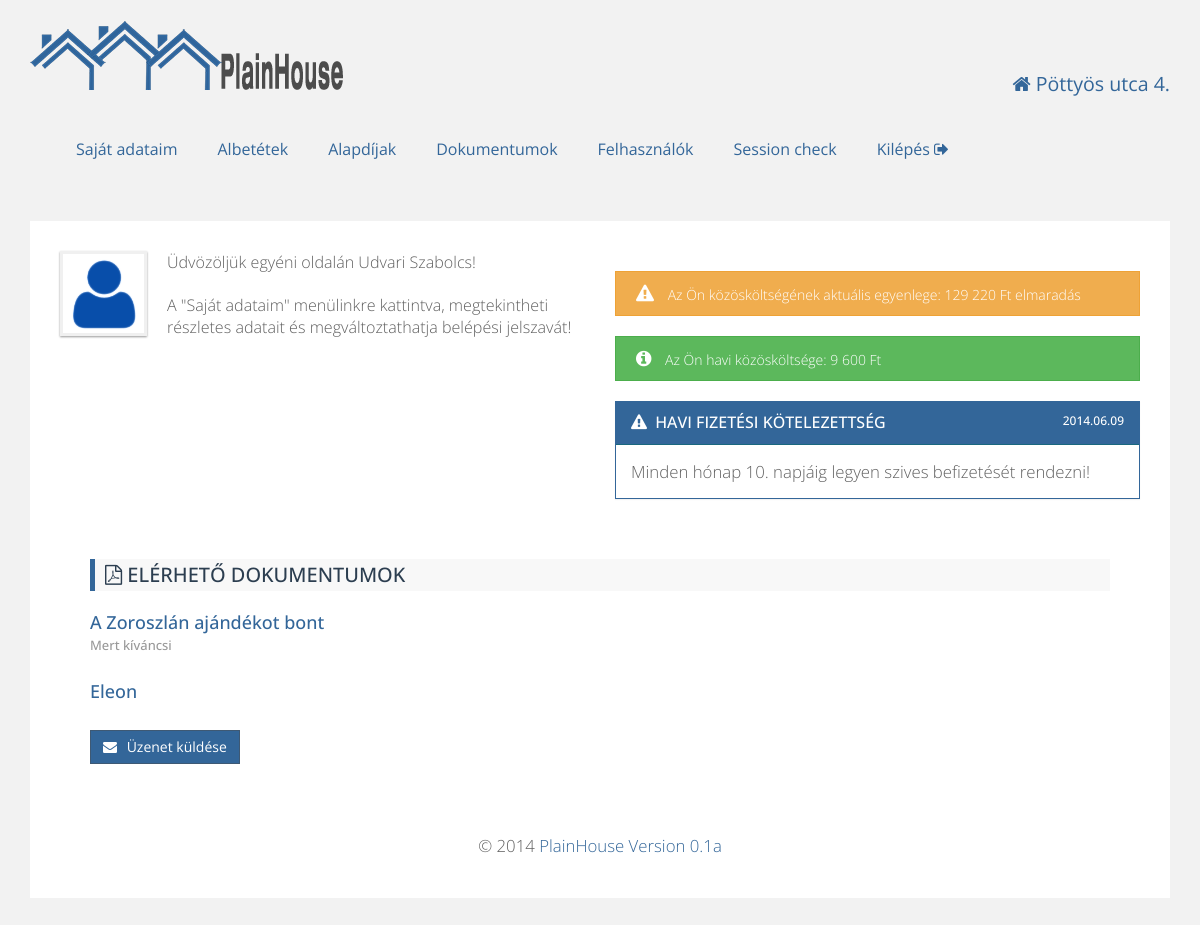
Page / (signed in) on the committed database.
### tables this page shows
CREATE TABLE IF NOT EXISTS `residents` (
  `id` int(11) NOT NULL AUTO_INCREMENT,
  `firstname` varchar(100) NOT NULL,
  `lastname` varchar(100) NOT NULL,
  `email` varchar(100) NOT NULL,
  `username` varchar(25) NOT NULL,
  `password` varchar(512) NOT NULL,
  `depositid` int(11) NOT NULL,
  `active` int(11) NOT NULL DEFAULT '1',
  `admin` int(11) NOT NULL DEFAULT '0',
  PRIMARY KEY (`id`),
  UNIQUE KEY `deposit_id` (`depositid`),
  UNIQUE KEY `e-mail` (`email`)
);

CREATE TABLE IF NOT EXISTS `deposit_balance` (
  `id` int(11) NOT NULL AUTO_INCREMENT,
  `deposit_id` int(11) NOT NULL,
  `year` year(4) NOT NULL,
  `opening_balance` int(11) NOT NULL,
  `actual_balance` int(11) NOT NULL,
  PRIMARY KEY (`id`),
  KEY `deposit_id` (`deposit_id`)
);

CREATE TABLE IF NOT EXISTS `documents` (
  `id` int(11) NOT NULL AUTO_INCREMENT,
  `name` varchar(100) NOT NULL,
  `shortname` varchar(100) NOT NULL,
  `description` text,
  PRIMARY KEY (`id`)
);

### config.php (called while the page is built, shortened)
<?php
$website['title'] = "PlainHouse";
$website['version'] = "0.1a";

### html.php (the view, shortened to what this page needs)
<?php
include_once 'config.php';
function htmlHead($title, $house) {
    echo <<<EOT
	<!doctype html>
<html>
    <head>
        <meta http-equiv="Content-Type" content="text/html; charset=UTF-8">
		<meta name="viewport" content="width=device-width, initial-scale=1.0">
		<link href="favicon.ico" rel="icon" type="image/x-icon" />
        <title>$title - $house</title>
        <script src="js/jquery.js"></script>
        <script src="js/bootstrap.js"></script>
        <script src="js/bootstrap-dialog.js" type="text/javascript"></script>
        <script src="js/plainhome.js" type="text/javascript"></script>
        <script src="js/form-validator.js" type="text/javascript"></script>
        <link href='http://fonts.googleapis.com/css?family=Open+Sans' rel='stylesheet' type='text/css'>
        <link href="css/bootstrap-dialog.css" rel="stylesheet" type="text/css"/>
		<link href="css/bootstrap.css" rel="stylesheet">
		<link href="css/style.css" rel="stylesheet">
		<link href="css/plainhome.css" rel="stylesheet">
		<link href="css/datepicker.css" rel="stylesheet">
		<link href="css/font-awesome.min.css" rel="stylesheet">
	<!--[if lt IE 9]>
		<script src="js/html5shiv.js"></script>
		<script src="js/respond.js"></script>
	<![endif]-->
     </head>
    <body>
EOT;
}
function htmlEnd() {
    global $website;
    echo <<<EOT
			</div>
			<div class="footer">
				<p class="textCenter">
                                        &copy; 2014 <a href="http://webariel.hu" target="_blank">PlainHouse Version {$website['version']}</a></p>
			</div>
		</div>
		<script src="js/stacktable.js" type="text/javascript"></script>
	</body>
	</html>
EOT;
}
function webheader($user) {
    global $house;
    echo <<<EOT
    <div class="container">
	    <div class="row">
	        <div class="col-md-8">
	            <div class="logo">
	                <a href="index.php"><img alt="PlainHome" src="pics/logo.png" /></a>
	            </div>
	        </div>
	        <div class="col-md-4 userInfo">
	            <p class="textRight"><i class="fa fa-home"></i> {$house['name']}</p>
	        </div>
	        <div>
	            <div class="nav">
	                <input type="checkbox" id="toggle" />
EOT;
    if (!isset($user["user"]))
    {
        echo <<<EOT
	            <div>
	                <label for="toggle" class="toggle" data-open="Menü" data-close="Bezár" onclick></label>
	                <ul class="menu">
	                    <li><a href="login.php"><i class="fa fa-sign-in"></i> Belépés</a></li>
	                </ul>
	            </div>
EOT;
    }
    else if (($user["admin"] > 0 ) && ((isset($user["depositid"]))))
    {
        echo <<<EOT
	            <div>
	                <label for="toggle" class="toggle" data-open="Menü" data-close="Bezár" onclick></label>
	                <ul class="menu">
                            <li><a href="mydepo.php">Saját adataim</a></li>
                            <li><a href="deposits.php">Albetétek</a></li>
	                    <li><a href="basedata.php">Alapdíjak</a></li>
                            <li><a href="documents.php">Dokumentumok</a></li>
                            <li><a href="allresidents.php">Felhasználók</a></li>
                            <li><a href="session.php">Session check</a></li>
                            <li><a data-toggle="modal" href="#signOut">Kilépés <i class="fa fa-sign-out"></i></a></li>
	                </ul>
	            </div>
EOT;
    }
    echo <<<EOT
                </div>
			</div>
	    </div>
		<div class="modal fade" id="signOut" tabindex="-1" role="dialog" aria-hidden="true">
			<div class="modal-dialog">
				<div class="modal-content">
					<div class="modal-body">
						<p class="lead">Biztosan ki akar lépni?</p>
					</div>
					<div class="modal-footer">
						<a href="index.php?logout=1" class="btn btn-success btn-icon-alt">Kilépés <i class="fa fa-sign-out"></i></a>
						<button type="button" class="btn btn-warning btn-icon" data-dismiss="modal"><i class="fa fa-times-circle"></i> Mégsem</button>
					</div>
				</div>
			</div>
		</div>
EOT;
}
function sendMessage() {
    echo <<<EOT
		<a data-toggle="modal" href="#newMsg" class="btn btn-success btn-icon floatLeft"><i class="fa fa-envelope"></i> Üzenet küldése</a>
		<div class="modal fade" id="newMsg" tabindex="-1" role="dialog" aria-hidden="true">
			<div class="modal-dialog">
				<div class="modal-content">
					<div class="modal-header modal-primary">
						<button type="button" class="close" data-dismiss="modal" aria-hidden="true"><i class="fa fa-times"></i></button>
						<h4 class="modal-title">Kérdése van? Információra van szüksége?</h4>
					</div>
					<form action="message.php" method="post">
						<div class="modal-body">
							<div class="form-group">
		                        <label for="subject">Tárgy</label>
								<input type="text" class="form-control" name="subject" id="subject" value="" />
								<span class="help-block">Kérjük, adja meg üzenete tárgyát.</span>
		                    </div>
							<div class="form-group">
								<label for="comment">Üzenet</label>
								<textarea class="form-control" name="comment" id="comment" rows="4"></textarea>
								<span class="help-block">Kérjük fogalmazza meg röviden, lényegretörően üzenetét. HTML kód nem használható!</span>
							</div>
						</div>
						<div class="modal-footer">
							<button type="input" name="submit" value="sendMsg" class="btn btn-success btn-icon"><i class="fa fa-check-square-o"></i> Küldés</button>
							<button type="button" class="btn btn-warning btn-icon" data-dismiss="modal"><i class="fa fa-times-circle"></i> Mégsem</button>
						</div>
					</form>
				</div>
			</div>
		</div>
EOT;
}
function welcomeIndexUser($user, $ccost, $balance) {
    global $house;
    $date = date("Y.m.d");
    $cost = number_format($ccost, 0, ',', ' ');
    if ($balance < 0) {
        $abalance = $balance * -1;
    }
    else {
        $abalance = $balance;
    }
    $abalance = number_format($abalance, 0, ',', ' ');
    echo <<<EOT
<div class="content">
		<div class="row">
	<div class="col-md-6">
		<img alt="Tenant Avatar" src="pics/user_avatar.png" class="avatar" />
		<p class="lead welcomeMsg">Üdvözöljük egyéni oldalán {$user['firstname']} {$user['lastname']}!</p>
		<p class="lead welcomeMsg">A "Saját adataim" menülinkre kattintva, megtekintheti részletes adatait és megváltoztathatja belépési jelszavát!</p>
	</div>
	<div class="col-md-6">
EOT;
    if ($balance < 0)
    {
        echo <<<EOT
                <div class="alertMsg warning"><i class="fa fa-warning"></i> Az Ön közösköltségének aktuális egyenlege: <span class="floatLeft">$abalance Ft elmaradás</span></div>
EOT;
    }
    else
    {
        echo <<<EOT
                <div class="alertMsg success"><i class="fa fa-info-circle"></i> Az Ön közösköltségének aktuális egyenlege: <span class="floatLeft">$abalance Ft túlfizetés</span></div>
EOT;
    }
    echo <<<EOT
                <div class="alertMsg success"><i class="fa fa-info-circle"></i> Az Ön havi közösköltsége: <span class="floatLeft">$cost Ft</span></div>
		<div class="panel panel-info">
		<div class="panel-heading">
		<h3 class="panel-title"><i class="fa fa-warning"></i> Havi fizetési kötelezettség<span class="floatRight">$date </span></h3>
		</div>
		<div class="panel-body">Minden hónap {$house['payment_day']}. napjáig legyen szives befizetését rendezni!</div>
		</div>
		</div>
	</div>
EOT;
}

### db.php (shortened to what this page needs)
<?php
function getUserData($id) {
    $sql = "SELECT `residents`.`id`,`residents`.`firstname`,`residents`.`lastname`,"
            . "`residents`.`email`,`residents`.`username`,`deposits`.`floor`,"
            . "`deposits`.`door` FROM residents LEFT JOIN `deposits` "
            . "ON `residents`.`depositid` = `deposits`.`id` WHERE `residents`.`id` = $id;";
    $result = mysql_query($sql);
    $array = array();
    while ($row = mysql_fetch_assoc($result)) {
        $array = $row;
    }
    return $array;
}
function getCurrentBalance($id) {
    $year = date("Y");
    $sql = "SELECT `actual_balance` FROM `deposit_balance` WHERE `deposit_id` = '$id' AND `year` = '$year'";
    $result = mysql_query($sql);
    while ($row = mysql_fetch_assoc($result)) {
        $balance = $row["actual_balance"];
    }
    return $balance;
}
function listDocuments () {
    $sql="SELECT `name`, `shortname`, `description` FROM documents";
     $result = mysql_query($sql);
    while ($row = mysql_fetch_assoc($result)) {
        $docs[] = $row;
    }
    echo '<div class="content">';
        echo '<h3 class="primary"><i class="fa fa-file-pdf-o"></i> Elérhető dokumentumok </h3>';
        foreach ($docs as $row) {
            echo "<h4><a href=\"./documents/{$row['name']}\" target=\"_blank\">{$row['shortname']}</a><br>"
            . "<span class=\"help-block\">{$row['description']}</span></h4>";
        }
}

### css/style.css (style rules this page uses)
body { background: #f2f2f2; color: #444444; font-family: "Open Sans",sans-serif; font-size: 14px; line-height: 1.42857; }
h1, h2, h3, h4, h5, h6, .h1, .h2, .h3, .h4, .h5, .h6 { font-family: "Open Sans", sans-serif; color: #999999; line-height: 1.1; padding: 2px 0; margin-top: 10px; margin-bottom: 20px; }
h3.primary { background: #f8f8f8; padding: 5px 10px 5px 10px; color: #2c3e50; border-left: 5px solid #336699; font-size: 20px; text-transform: uppercase; }
p { margin: 10px 0; }
.lead { // margin-bottom: 0; margin-bottom: 20px; font-size: 16.099999999999998px; font-weight: 200; line-height: 1.4; }
.welcomeMsg { margin-top: 0; }
.container { max-width: 1250px; margin-left: auto; margin-right: auto; padding-left: 0; padding-right: 0; }
.container .content { padding: 30px; border-radius: 0; background-color: #ffffff; color: #606060; font-size: 1.2em; font-weight: 200; line-height: 1.4; margin-bottom: 30px; }
.help-block { display: block; margin-top: 5px; margin-bottom: 6px; color: #999999; font-size: 13px; }
.btn { display: inline-block; padding: 6px 12px; margin-bottom: 0; font-size: 14px; font-weight: normal; line-height: 1.428571429; text-align: center; white-space: nowrap; vertical-align: middle; cursor: pointer; border: 1px solid transparent; border-radius: 0; -webkit-user-select: none; -moz-user-select: none; -ms-user-select: none; -o-user-select: none; user-select: none; }
.btn-icon i { margin-right: 6px; }
.btn-success { color: #ffffff; background-color: #336699; border-color: #3e5974; }
.panel { background-color: #ffffff; border: 1px solid transparent; border-radius: 0; box-shadow: 0 1px 1px rgba(0, 0, 0, 0.05); margin-bottom: 20px; }
.panel-heading { padding: 10px 15px; border-bottom: 1px solid transparent; border-top-right-radius: 0; border-top-left-radius: 0; text-transform: uppercase; }
.panel-title { font-size: 16px; margin-bottom: 0; margin-top: 0; border: 0; text-transform: uppercase; }
.panel-title i { margin-right: 4px; }
.panel-title span { font-size: 12px; }
.panel-info { border-color: #336699; }
.panel-info > .panel-heading { color: #ffffff; background-color: #336699; border-color: #19687f; }
.panel-info > .panel-heading > .panel-title { color: #ffffff; }
.menu > li { list-style: none; float:left; }
.nav { display: block; float: left; // margin: 5px 0 5px 0; }
.nav, .menu, .menu > li, .menu > li > a { height: 100%; }
.menu > li > a { display: block; padding: 42px 20px; text-decoration: none; font-weight: normal; font-size: 16px; line-height: 1; -webkit-box-sizing: border-box; -moz-box-sizing: border-box; box-sizing: border-box; -webkit-transition: all 0.25s linear; -moz-transition: all 0.25s linear; -o-transition: all 0.25s linear; transition: all 0.25s linear; }
.nav { padding-left: 0; margin-bottom: 0; list-style: none; }
.nav:before, .nav:after { display: table; content: " "; }
.nav:after { clear: both; }
.menu { position: relative; z-index: 1000; min-height: 50px; margin-bottom: 20px; border: 1px solid transparent; }
.menu:before, .menu:after { display: table; content: " "; }
.menu:after { clear: both; }
@media (min-width: 768px) { .menu { border-radius: 4px; } }

### css/plainhome.css (style rules this page uses)
body { padding: 20px 30px; }
a { color: #336699; text-decoration: none; }
img { max-width: 100%; height: auto; vertical-align: middle; border: 0; -ms-interpolation-mode: bicubic; }
.textCenter { text-align: center; }
.textRight { text-align: right; font-size: 1.4em; color: #336699; margin: 50px 0 0 0; }
.floatRight { float: right; }
.logo:before, .logo:after { content: " "; display: table; }
.logo:after { clear: both; }
.logo { max-height: 42px; overflow-x: visible; margin-bottom: 30px; }
.footer:before, .footer:after { content: " "; display: table; }
.footer:after { clear: both; }
.footer { overflow-x: visible; margin-top: 30px; }
.avatar { border: 3px solid #f0f0f0; box-shadow: 0 1px 2px #999999; float: left; margin: 0 20px 10px 0; height: 85px; }
.alertMsg { font-size: 14px; font-family: 'Open Sans', sans-serif; line-height: 1.5em; margin: 20px 0; padding: 12px 30px 10px 20px; position: relative; }
.alertMsg i { font-size: 18px; margin-right: 10px; }
.alertMsg.success { background-color: #5cb85c; border: 1px #4cae4c solid; color: #ffffff; }
.alertMsg.warning { background-color: #f0ad4e; border: 1px #eea236 solid; color: #ffffff; }

### rows in the picture
residents: firstname "Udvari", lastname "Szabolcs"
deposit_balance: actual_balance "129 220"
documents: shortname "A Zoroszlán ajándékot bont", description "Mert kíváncsi"
documents: shortname "Eleon"

### other values in the picture
$house['name'] "Pöttyös utca 4."
$cost "9 600"
$house['payment_day'] "10"
$website['version'] "0.1a"
